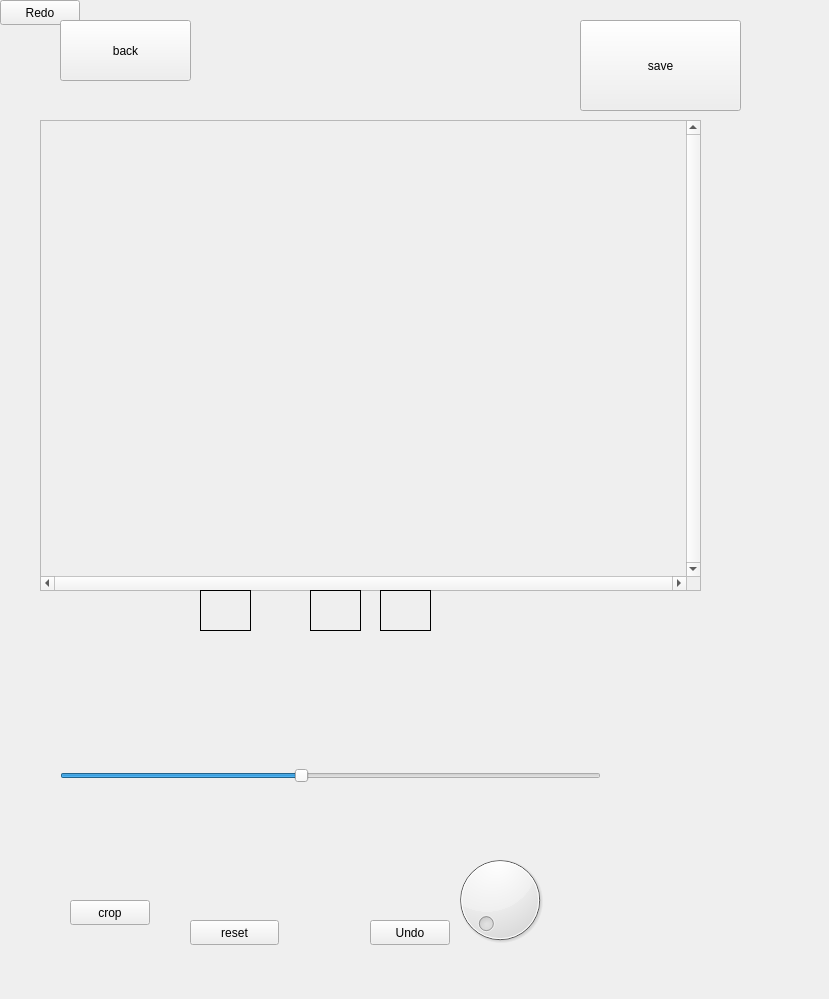
<?xml version="1.0" encoding="UTF-8"?>
<ui version="4.0">
 <class>MainWindow</class>
 <widget class="QMainWindow" name="MainWindow">
  <property name="geometry">
   <rect>
    <x>0</x>
    <y>0</y>
    <width>829</width>
    <height>999</height>
   </rect>
  </property>
  <property name="windowTitle">
   <string>MainWindow</string>
  </property>
  <widget class="QWidget" name="centralWidget">
   <widget class="QScrollArea" name="scrollArea">
    <property name="geometry">
     <rect>
      <x>40</x>
      <y>120</y>
      <width>661</width>
      <height>471</height>
     </rect>
    </property>
    <property name="verticalScrollBarPolicy">
     <enum>Qt::ScrollBarAlwaysOn</enum>
    </property>
    <property name="horizontalScrollBarPolicy">
     <enum>Qt::ScrollBarAlwaysOn</enum>
    </property>
    <property name="widgetResizable">
     <bool>true</bool>
    </property>
    <widget class="QWidget" name="scrollAreaWidgetContents_3">
     <property name="geometry">
      <rect>
       <x>0</x>
       <y>0</y>
       <width>645</width>
       <height>455</height>
      </rect>
     </property>
    </widget>
   </widget>
   <widget class="QPushButton" name="crop_button">
    <property name="geometry">
     <rect>
      <x>70</x>
      <y>900</y>
      <width>80</width>
      <height>25</height>
     </rect>
    </property>
    <property name="text">
     <string>crop</string>
    </property>
   </widget>
   <widget class="image_processing" name="original_image">
    <property name="enabled">
     <bool>true</bool>
    </property>
    <property name="geometry">
     <rect>
      <x>200</x>
      <y>590</y>
      <width>51</width>
      <height>41</height>
     </rect>
    </property>
    <property name="frameShape">
     <enum>QFrame::Box</enum>
    </property>
    <property name="text">
     <string/>
    </property>
   </widget>
   <widget class="image_processing" name="image_canvas">
    <property name="geometry">
     <rect>
      <x>310</x>
      <y>590</y>
      <width>51</width>
      <height>41</height>
     </rect>
    </property>
    <property name="frameShape">
     <enum>QFrame::Box</enum>
    </property>
    <property name="text">
     <string/>
    </property>
   </widget>
   <widget class="QPushButton" name="redo_button">
    <property name="geometry">
     <rect>
      <x>0</x>
      <y>0</y>
      <width>80</width>
      <height>25</height>
     </rect>
    </property>
    <property name="text">
     <string>Redo</string>
    </property>
   </widget>
   <widget class="QPushButton" name="undo_button">
    <property name="geometry">
     <rect>
      <x>370</x>
      <y>920</y>
      <width>80</width>
      <height>25</height>
     </rect>
    </property>
    <property name="text">
     <string>Undo</string>
    </property>
   </widget>
   <widget class="QDial" name="dial">
    <property name="geometry">
     <rect>
      <x>450</x>
      <y>850</y>
      <width>100</width>
      <height>100</height>
     </rect>
    </property>
    <property name="maximum">
     <number>360</number>
    </property>
    <property name="singleStep">
     <number>10</number>
    </property>
    <property name="pageStep">
     <number>20</number>
    </property>
    <property name="orientation">
     <enum>Qt::Vertical</enum>
    </property>
   </widget>
   <widget class="QSlider" name="zoom_slider">
    <property name="geometry">
     <rect>
      <x>60</x>
      <y>740</y>
      <width>541</width>
      <height>71</height>
     </rect>
    </property>
    <property name="minimum">
     <number>20</number>
    </property>
    <property name="maximum">
     <number>200</number>
    </property>
    <property name="pageStep">
     <number>30</number>
    </property>
    <property name="value">
     <number>100</number>
    </property>
    <property name="orientation">
     <enum>Qt::Horizontal</enum>
    </property>
   </widget>
   <widget class="QPushButton" name="save_button">
    <property name="geometry">
     <rect>
      <x>580</x>
      <y>20</y>
      <width>161</width>
      <height>91</height>
     </rect>
    </property>
    <property name="text">
     <string>save</string>
    </property>
   </widget>
   <widget class="QPushButton" name="back_button">
    <property name="geometry">
     <rect>
      <x>60</x>
      <y>20</y>
      <width>131</width>
      <height>61</height>
     </rect>
    </property>
    <property name="text">
     <string>back</string>
    </property>
   </widget>
   <widget class="QPushButton" name="reset_button">
    <property name="geometry">
     <rect>
      <x>190</x>
      <y>920</y>
      <width>89</width>
      <height>25</height>
     </rect>
    </property>
    <property name="text">
     <string>reset</string>
    </property>
   </widget>
   <widget class="image_processing" name="backup_image">
    <property name="geometry">
     <rect>
      <x>380</x>
      <y>590</y>
      <width>51</width>
      <height>41</height>
     </rect>
    </property>
    <property name="frameShape">
     <enum>QFrame::Box</enum>
    </property>
    <property name="text">
     <string/>
    </property>
   </widget>
  </widget>
 </widget>
 <layoutdefault spacing="6" margin="11"/>
 <customwidgets>
  <customwidget>
   <class>image_processing</class>
   <extends>QLabel</extends>
   <header location="global">image_processing.h</header>
  </customwidget>
 </customwidgets>
 <resources/>
 <connections/>
</ui>
